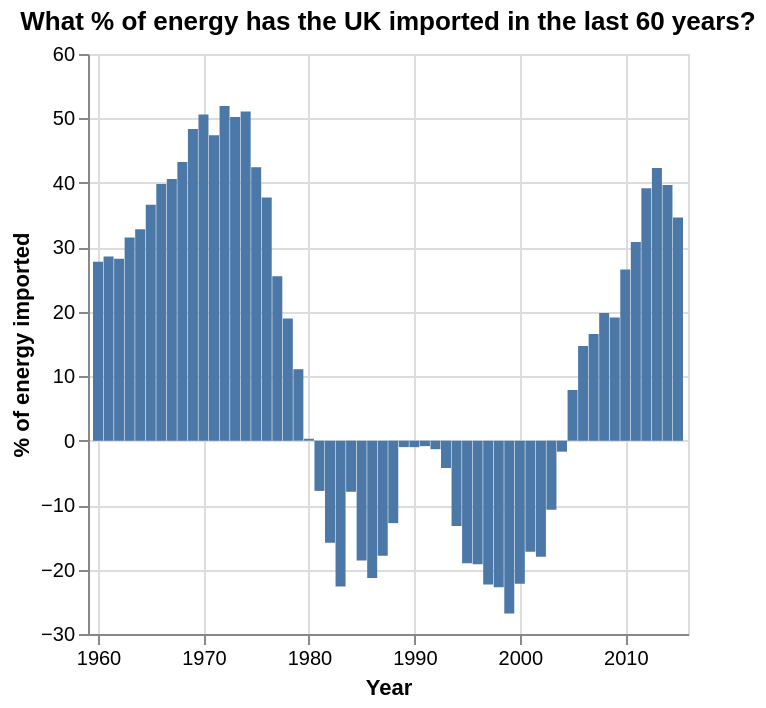

Vega-Lite specification for this chart:
### Vega-Lite specification from a JSON file in a GitHub repository (floating-point values rounded to 4 significant figures)
{"$schema": "https://vega.github.io/schema/vega-lite/v5.json", "title": {"text": "What % of energy has the UK imported in the last 60 years?"}, "description": "What % of energy has the UK imported in the last 60 years?", "data": {"values": [{"imports": "27.76107111", "year": "1960"}, {"imports": "28.5754492", "year": "1961"}, {"imports": "28.215671", "year": "1962"}, {"imports": "31.51326932", "year": "1963"}, {"imports": "32.80220315", "year": "1964"}, {"imports": "36.6002682", "year": "1965"}, {"imports": "39.84194789", "year": "1966"}, {"imports": "40.59059187", "year": "1967"}, {"imports": "43.24804072", "year": "1968"}, {"imports": "48.3506066", "year": "1969"}, {"imports": "50.59548181", "year": "1970"}, {"imports": "47.37892833", "year": "1971"}, {"imports": "51.92454165", "year": "1972"}, {"imports": "50.23860522", "year": "1973"}, {"imports": "51.09473976", "year": "1974"}, {"imports": "42.43745128", "year": "1975"}, {"imports": "37.73410531", "year": "1976"}, {"imports": "25.49606676", "year": "1977"}, {"imports": "18.94591561", "year": "1978"}, {"imports": "11.09182461", "year": "1979"}, {"imports": "0.294089867", "year": "1980"}, {"imports": "-7.793724529", "year": "1981"}, {"imports": "-15.85933094", "year": "1982"}, {"imports": "-22.63269592", "year": "1983"}, {"imports": "-7.929851356", "year": "1984"}, {"imports": "-18.61358225", "year": "1985"}, {"imports": "-21.32033306", "year": "1986"}, {"imports": "-17.8577414", "year": "1987"}, {"imports": "-12.7954787", "year": "1988"}, {"imports": "-1.000834609", "year": "1989"}, {"imports": "-1.007999989", "year": "1990"}, {"imports": "-0.849830713", "year": "1991"}, {"imports": "-1.318292605", "year": "1992"}, {"imports": "-4.24104824", "year": "1993"}, {"imports": "-13.25833218", "year": "1994"}, {"imports": "-19.03416962", "year": "1995"}, {"imports": "-19.16892781", "year": "1996"}, {"imports": "-22.32726936", "year": "1997"}, {"imports": "-22.75576183", "year": "1998"}, {"imports": "-26.80621991", "year": "1999"}, {"imports": "-22.21181318", "year": "2000"}, {"imports": "-17.24190753", "year": "2001"}, {"imports": "-18.017382", "year": "2002"}, {"imports": "-10.71813037", "year": "2003"}, {"imports": "-1.706573508", "year": "2004"}, {"imports": "7.861983332", "year": "2005"}, {"imports": "14.70555456", "year": "2006"}, {"imports": "16.55018289", "year": "2007"}, {"imports": "19.82312494", "year": "2008"}, {"imports": "19.11991506", "year": "2009"}, {"imports": "26.57049679", "year": "2010"}, {"imports": "30.84123199", "year": "2011"}, {"imports": "39.18082886", "year": "2012"}, {"imports": "42.32391729", "year": "2013"}, {"imports": "39.67463181", "year": "2014"}, {"imports": "34.62999027", "year": "2015"}, {"imports": "..", "year": ""}, {"imports": "..", "year": ""}, {"imports": "..", "year": ""}, {"imports": "..", "year": ""}, {"imports": "..", "year": ""}, {"imports": "..", "year": ""}], "format": {"parse": {"year": "date"}}}, "height": 290, "width": 300, "mark": "bar", "encoding": {"x": {"field": "year", "type": "temporal", "title": "Year"}, "y": {"field": "imports", "type": "quantitative", "title": "% of energy imported", "scale": {"zero": true}}}}
